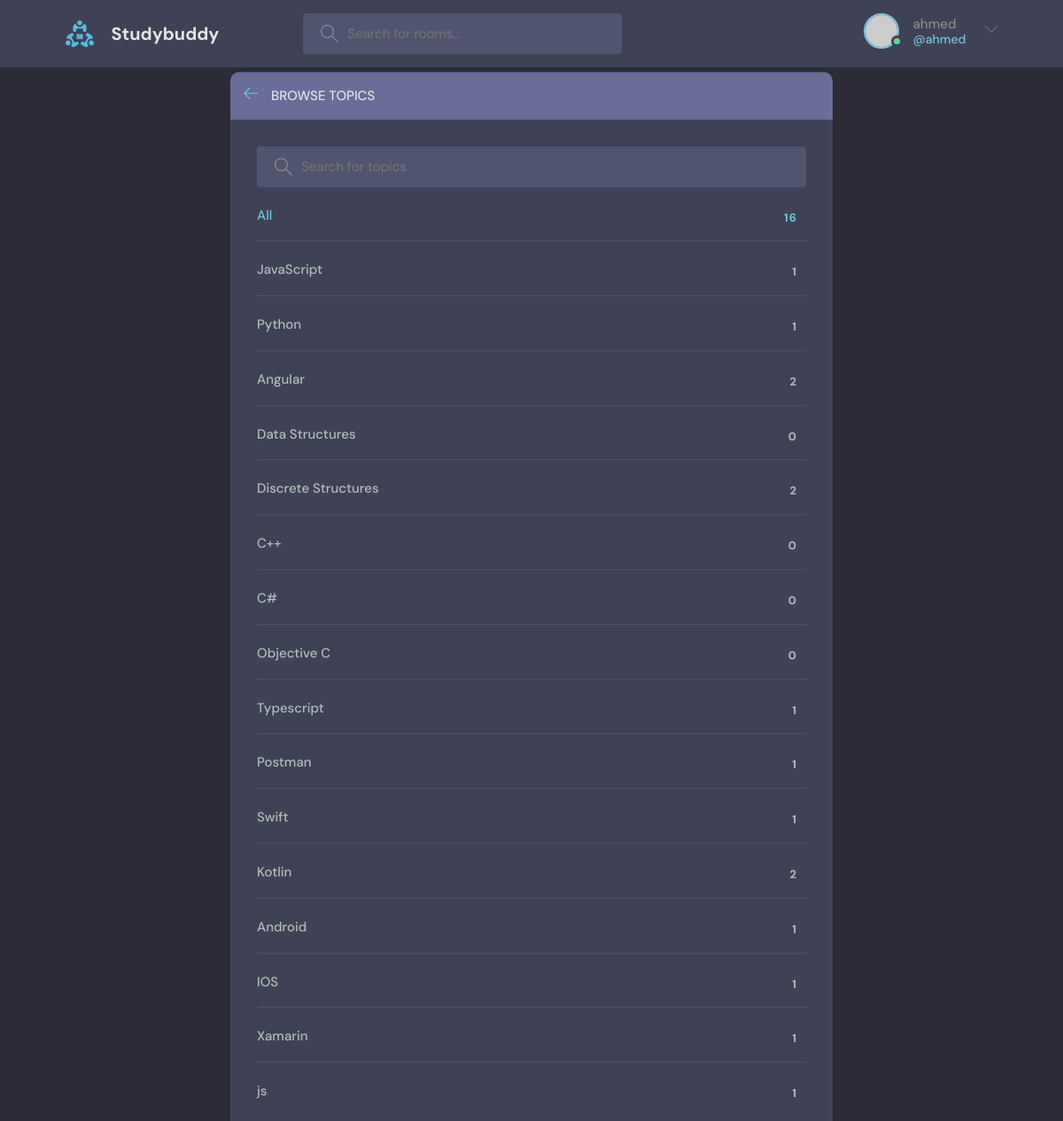
The page /topics/ (signed in) on the database its author committed.
### base/models.py (models this page shows, shortened)
class Topic(models.Model):
    name = models.CharField(max_length=200)

### base/views.py (the view)
# urls.py: path('topics/',  TopicsPageView.as_view() , name='topics'),
class TopicsPageView(ListView):
    model = Topic
    template_name = 'base/topics.html'
    context_object_name = 'topics'
    def get_queryset(self):
        q = self.request.GET.get('q','')
        return Topic.objects.filter(name__icontains=q)

### base/templates/base/topics.html (shortened to what this page needs)
{% extends 'main.html' %}
{% block content %}
    <main class="create-room layout">
      <div class="container">
        <div class="layout__box">
          <div class="layout__boxHeader">
            <div class="layout__boxTitle">
              <a href="{% url 'home' %}">
                <svg version="1.1" xmlns="http://www.w3.org/2000/svg" width="32" height="32" viewBox="0 0 32 32">
                  <title>arrow-left</title>
                  <path
                    d="M13.723 2.286l-13.723 13.714 13.719 13.714 1.616-1.611-10.96-10.96h27.625v-2.286h-27.625l10.965-10.965-1.616-1.607z"
                  ></path>
                </svg>
              </a>
              <h3>Browse Topics</h3>
            </div>
          </div>
          <div class="topics-page layout__body">
            <form class="header__search" action="" method="GET">
              <label>
                <input name="q" placeholder="Search for topics" />
              </label>
            </form>
            <ul class="topics__list">
              <li>
                <a href="{% url 'home' %}" class="active">All <span>{{topics.count}}</span></a>
              </li>
              {% for topic in topics %}
              <li>
                <a href="{% url 'home' %}?q={{topic.name}}">{{topic.name}} <span>{{topic.room_set.all.count}}</span></a>
              </li>
              {% endfor %}
            </ul>
          </div>
        </div>
      </div>
    </main>
{% endblock %}

### templates/navbar.html (shortened to what this page needs)
{% load static %}
<header class="header header--loggedIn">
    <div class="container">
      <a href="{% url 'home' %}" class="header__logo">
        <img src="{%  static 'images/logo.svg' %}" />
        <h1>Studybuddy</h1>
      </a>
      <form class="header__search" method="GET" action="{% url 'home' %}">
        <label>
          <input name="q" placeholder="Search for rooms..."  />
        </label>
      </form>
      <nav class="header__menu">
        {% if request.user.is_authenticated %}
        <div class="header__user">
          <a href="{% url 'update_user' %}">
            <div class="avatar avatar--medium active">
              <img src="https://randomuser.me/api/portraits/men/37.jpg" />
            </div>
            <p>{{request.user.username}}<span>@{{request.user.username}}</span></p>
          </a>
          <button class="dropdown-button">
            <svg version="1.1" xmlns="http://www.w3.org/2000/svg" width="32" height="32" viewBox="0 0 32 32">
              <title>chevron-down</title>
              <path d="M16 21l-13-13h-3l16 16 16-16h-3l-13 13z"></path>
            </svg>
          </button>
        </div>
        {% endif %}
      </nav>
    </div>
  </header>

### static/styles/style.css (style rules this page uses)
:root { --color-main: #71c6dd; --color-main-light: #e1f6fb; --color-dark: #3f4156; --color-dark-medium: #51546e; --color-dark-light: #696d97; --color-light: #e5e5e5; --color-gray: #8b8b8b; --color-light-gray: #b2bdbd; --color-bg: #2d2d39; --color-success: #5dd693; --color-error: #fc4b0b; }
* { font-family: "DM Sans", -apple-system, BlinkMacSystemFont, "Segoe UI", Roboto, Oxygen, Ubuntu, Cantarell, "Open Sans", "Helvetica Neue", sans-serif; margin: 0; padding: 0; box-sizing: border-box; text-rendering: optimizeLegibility; font-size: inherit; }
html { font-size: 56.25%; }
@media only screen and (min-width: 1200px) { html { font-size: 62.5%; } }
body { line-height: 1.6; font-weight: 400; font-size: 1.5rem; color: var(--color-light-gray); background-color: var(--color-bg); min-height: 100vh; }
img { width: 100%; }
a { display: inline-block; color: var(--color-main); text-decoration: none; }
.container { max-width: 120rem; width: 90%; margin: auto; }
.avatar { position: relative; display: inline-block; border-radius: 50%; border: 2px solid var(--color-main); }
.avatar img { display: block; border-radius: 50%; object-fit: cover; object-position: center; }
.avatar::after { content: ""; display: block; position: absolute; background-color: var(--color-gray); z-index: 111; border-radius: 50%; border: 0.3rem solid var(--color-dark); }
.avatar.active::after { background-color: var(--color-success); }
.avatar.avatar--medium img { width: 3.6rem; height: 3.6rem; border-radius: 50%; }
.avatar.avatar--medium:after { width: 0.7rem; height: 0.7rem; bottom: 0px; right: -6px; }
.header { padding: 1.5rem; background-color: var(--color-dark); }
.header > .container { display: flex; gap: 9.5rem; }
.header__logo, .header__user { display: flex; gap: 2rem; align-items: center; }
.header__logo > img { height: 3.2rem; width: 3.2rem; }
.header__logo > h1 { font-weight: 700; font-size: 2rem; color: var(--color-light); }
.header__search > label { background-color: var(--color-dark-medium); padding: 1.3rem 1rem; display: flex; align-items: center; gap: 1rem; border-radius: 4px; }
.header__search svg { fill: var(--color-gray); width: 2rem; height: 2rem; margin-left: 1rem; }
.header__search input { width: 30rem; background: transparent; border: none; outline: none; color: var(--color-light); }
.header__menu { margin-left: auto; position: relative; }
.header__menu a { display: flex; gap: 1.5rem; align-items: center; font-weight: 500; text-decoration: none; color: var(--color-gray); }
.header__menu img { height: 3.6rem; }
.header__menu p { line-height: 1.2; }
.header__menu span { color: var(--color-main); font-weight: 500; font-size: 1.4rem; display: block; }
.header__menu svg { width: 1.6rem; height: 1.6rem; fill: var(--color-dark-light); }
.dropdown-button { background: transparent; border: 0; outline: 0; cursor: pointer; }
.layout { margin-top: 2.4rem; }
.layout > .container { display: flex; justify-content: space-between; align-items: flex-start; }
.layout__box { width: 90%; max-width: 48rem; min-height: 40rem; position: absolute; top: 50%; left: 50%; transform: translate(-50%, -46%); background-color: var(--color-dark); border-radius: 1rem; box-shadow: 1px 1px 6px 3px rgba(0, 0, 0, 0.1); overflow: hidden; }
.layout__boxHeader { display: flex; padding: 1.5rem; background-color: var(--color-dark-light); }
.layout__boxTitle { display: flex; gap: 1.5rem; align-items: center; }
.layout__boxTitle h3 { text-transform: uppercase; font-weight: 500; color: var(--color-light); }
.layout__boxTitle svg { width: 1.6rem; height: 1.6rem; fill: var(--color-main); }
.layout__body { margin: 3rem; }
.topics__list { list-style: none; }
.topics__list li a { display: flex; justify-content: space-between; margin-bottom: 3rem; font-weight: 500; color: var(--color-light-gray); transition: all 0.3s ease-in-out; }
.topics__list li a.active, .topics__list li a:hover { color: var(--color-main); }
.topics__list li a span { padding: 0.5rem 1rem; background-color: var(--color-dark); border-radius: 3px; font-size: 1.3rem; font-weight: 700; letter-spacing: 1px; }
.topics-page .topics__list li:not(:last-child) a { margin: 2rem 0; padding-bottom: 1rem; text-decoration: none; border-bottom: 1px solid var(--color-dark-medium); }
.topics-page .header__search { display: block; }
.create-room.layout .layout__box { max-width: 68rem; }

### rows shown on the page
Topic: name "JavaScript", room_set.all.count "1"
Topic: name "Python", room_set.all.count "1"
Topic: name "Angular", room_set.all.count "2"
Topic: name "Data Structures", room_set.all.count "0"
Topic: name "Discrete Structures", room_set.all.count "2"
Topic: name "C++", room_set.all.count "0"
Topic: name "C#", room_set.all.count "0"
Topic: name "Objective C", room_set.all.count "0"
Topic: name "Typescript", room_set.all.count "1"
Topic: name "Postman", room_set.all.count "1"
Topic: name "Swift", room_set.all.count "1"
Topic: name "Kotlin", room_set.all.count "2"
Topic: name "Android", room_set.all.count "1"
Topic: name "IOS", room_set.all.count "1"
Topic: name "Xamarin", room_set.all.count "1"
Topic: name "js", room_set.all.count "1"

### other values the page prints
{{ request.user.username }} "ahmed"
{{ topics.count }} "16"
